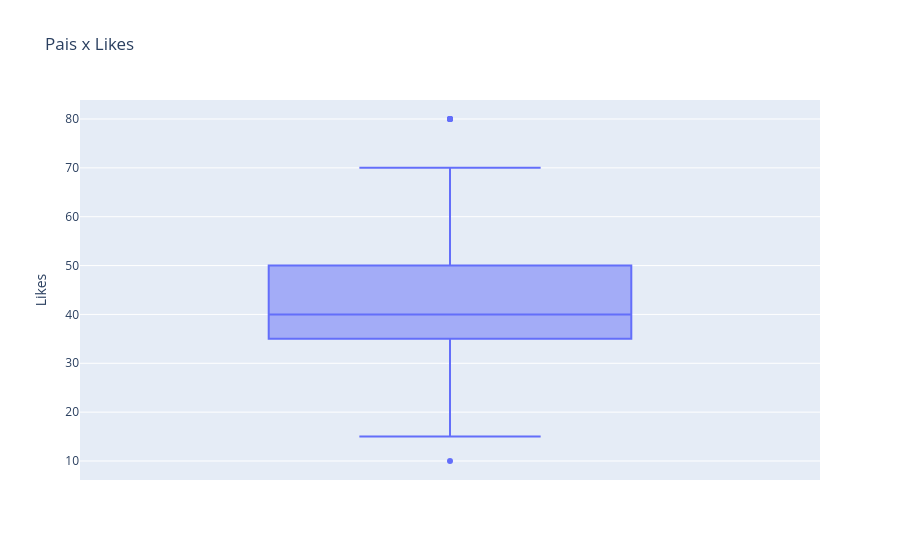

Notebook code for this chart:
### Code cell
px.box(sentimentos_us, y='Likes', title='Pais x Likes')

### Figure 1 — Plotly figure (JSON) as saved in the notebook; plotly's stock layout.template omitted (floating-point values rounded to 4 significant figures; data arrays with more than 128 entries replaced by an {"elided": "..."} marker saying what was removed)
{"data": [{"alignmentgroup": "True", "hovertemplate": "Likes=%{y}<extra></extra>", "legendgroup": "", "marker": {"color": "#636efa"}, "name": "", "notched": false, "offsetgroup": "", "orientation": "v", "showlegend": false, "type": "box", "x0": " ", "xaxis": "x", "y": {"elided": "188 int values"}, "y0": " ", "yaxis": "y"}], "layout": {"boxmode": "group", "legend": {"tracegroupgap": 0}, "title": {"text": "Pais x Likes"}, "xaxis": {"anchor": "y", "domain": [0, 1]}, "yaxis": {"anchor": "x", "domain": [0, 1], "title": {"text": "Likes"}}}}
